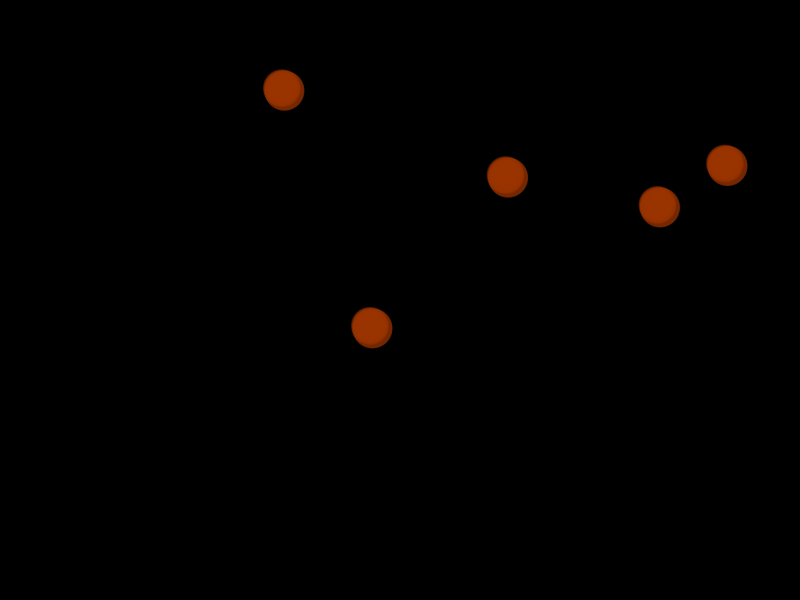
Frame 1 (no input)
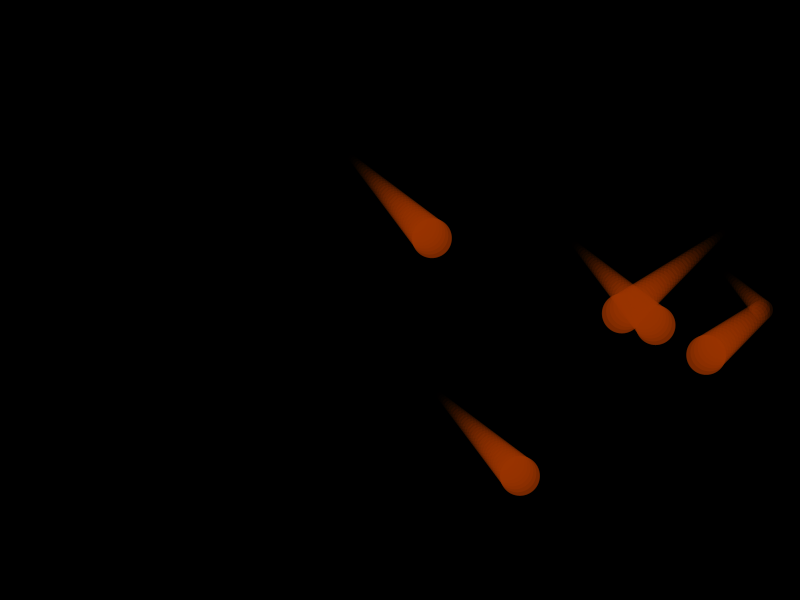
Frame 60 (the mouse pressed at the canvas centre just before this capture)
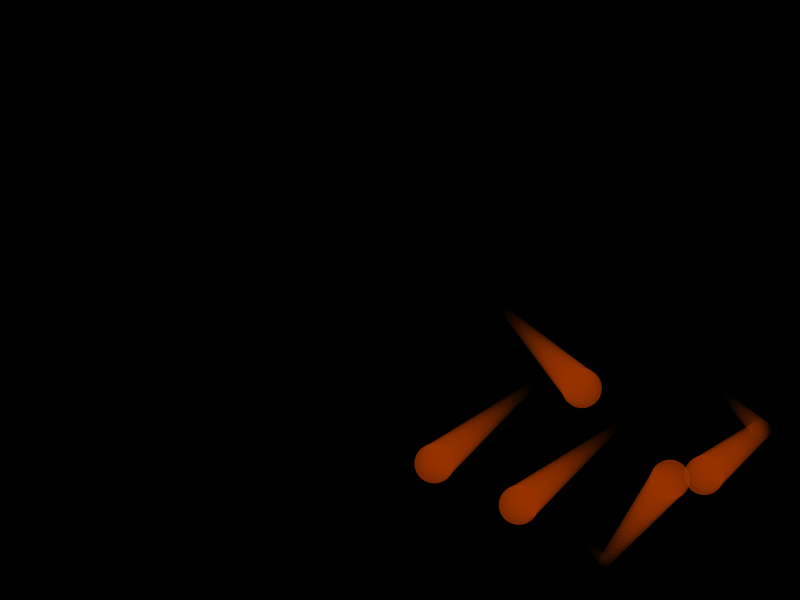
Frame 120 (the mouse held since frame 60 and released just before this capture)

The Processing sketch that drew these frames (run headless with seeded random() and noise(); from frame 60 on, the mouse is pressed at the canvas centre):

// Processing sketch: comet
// ── comet.pde
int cometX;
int cometY;
float tailLength = 100; // Length of the comet's tail
PVector[] tail; // Array to store tail positions
ArrayList<PVector[]> tails; // Array to store tail positions
ArrayList<Float[]> directions; //array to store comet directions

int movAmount = 5;
int numComets = 5;

int cometSizeX = 40;
int cometSizeY = 40;

void setup() {
  size(800, 600);
  
  tails = new ArrayList<>();
  directions = new ArrayList<>();
  
  for(int i = 0; i < numComets; i++){
    tails.add(new PVector[int(tailLength)]);
    float cometX = random(cometSizeX, width-cometSizeX);
    float cometY = random(cometSizeY, height-cometSizeY);
    for(int j = 0; j < tails.get(i).length; j++){
      tails.get(i)[j] = new PVector(cometX, cometY);
      directions.add(new Float[]{0.5f, 0.5f});
    }
  }
 
  //xDirection = 0.5; 
  //yDirection = 0.5;
  
  movAmount = 5;
  frameRate(30);
}

void draw() {
  background(0); // Set background color to black
  noStroke();

  // Update the first position of the tail with the current comet position
  //tail[0] = new PVector(cometX, cometY);
  
  for(int i = 0; i < tails.size(); i++){
    tails.get(i)[0] = new PVector(tails.get(i)[0].x, tails.get(i)[0].y);
    drawComet(color(153, 51, 0), 40, 40, i, tails.get(i));
  }
  
}


void drawComet(color c, int cometSizeX, int cometSizeY, int idx, PVector[] tail){
  if (tail[0].x > width-cometSizeX || tail[0].x < cometSizeX) {
    directions.get(idx)[0] *= -1.25;
  }
  if (tail[0].y > height-cometSizeY || tail[0].y < cometSizeY) {
    directions.get(idx)[1] *= -1.25;
  }
  
  tail[0].x += movAmount * directions.get(idx)[0];
  tail[0].y += movAmount * directions.get(idx)[1];
  
   // Draw the comet's tail
  int alpha = 100;
  
  // Shift the tail positions
  for (int i = tail.length - 1; i > 0; i--) {
    tail[i] = tail[i - 1];
  }
  
  beginShape();
  for (int i = 0; i < tail.length; i++) {
    int sizeX = cometSizeX - i;
    int sizeY = cometSizeY - i;
    
    fill(c, alpha);
    if(cometSizeX - i < 0){
      sizeX = cometSizeX /(i+1);
      sizeY = cometSizeY /(i+1);
    }
    
    ellipse(tail[i].x, tail[i].y, sizeX, sizeY);
    alpha-=3;
  }
  endShape();

  // Draw the comet's head
  fill(c, 100);  
  ellipse(tail[0].x, tail[0].y, cometSizeX, cometSizeY);
  
}
